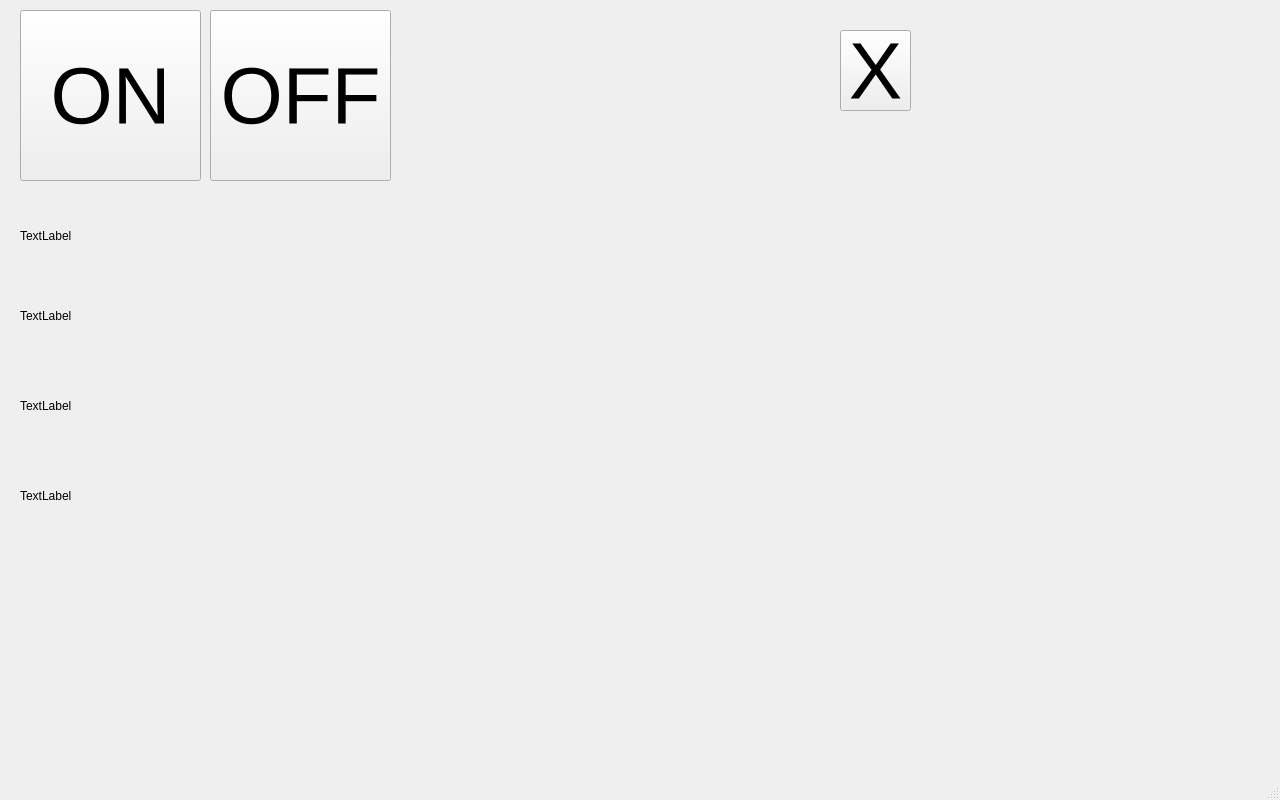
<?xml version="1.0" encoding="UTF-8"?>
<ui version="4.0">
 <class>MainWindow</class>
 <widget class="QMainWindow" name="MainWindow">
  <property name="geometry">
   <rect>
    <x>0</x>
    <y>0</y>
    <width>1280</width>
    <height>800</height>
   </rect>
  </property>
  <property name="windowTitle">
   <string>MainWindow</string>
  </property>
  <widget class="QWidget" name="centralwidget">
   <widget class="QPushButton" name="btnOn">
    <property name="geometry">
     <rect>
      <x>20</x>
      <y>10</y>
      <width>181</width>
      <height>171</height>
     </rect>
    </property>
    <property name="font">
     <font>
      <pointsize>60</pointsize>
     </font>
    </property>
    <property name="text">
     <string>ON</string>
    </property>
   </widget>
   <widget class="QPushButton" name="btnOff">
    <property name="geometry">
     <rect>
      <x>210</x>
      <y>10</y>
      <width>181</width>
      <height>171</height>
     </rect>
    </property>
    <property name="font">
     <font>
      <pointsize>60</pointsize>
     </font>
    </property>
    <property name="text">
     <string>OFF</string>
    </property>
   </widget>
   <widget class="QPushButton" name="btnExit">
    <property name="geometry">
     <rect>
      <x>840</x>
      <y>30</y>
      <width>71</width>
      <height>81</height>
     </rect>
    </property>
    <property name="font">
     <font>
      <pointsize>60</pointsize>
     </font>
    </property>
    <property name="text">
     <string>X</string>
    </property>
   </widget>
   <widget class="QLabel" name="label1">
    <property name="geometry">
     <rect>
      <x>20</x>
      <y>200</y>
      <width>631</width>
      <height>71</height>
     </rect>
    </property>
    <property name="text">
     <string>TextLabel</string>
    </property>
   </widget>
   <widget class="QLabel" name="label2">
    <property name="geometry">
     <rect>
      <x>20</x>
      <y>280</y>
      <width>631</width>
      <height>71</height>
     </rect>
    </property>
    <property name="text">
     <string>TextLabel</string>
    </property>
   </widget>
   <widget class="QLabel" name="label3">
    <property name="geometry">
     <rect>
      <x>20</x>
      <y>370</y>
      <width>631</width>
      <height>71</height>
     </rect>
    </property>
    <property name="text">
     <string>TextLabel</string>
    </property>
   </widget>
   <widget class="QLabel" name="label4">
    <property name="geometry">
     <rect>
      <x>20</x>
      <y>460</y>
      <width>631</width>
      <height>71</height>
     </rect>
    </property>
    <property name="text">
     <string>TextLabel</string>
    </property>
   </widget>
  </widget>
  <widget class="QMenuBar" name="menubar">
   <property name="geometry">
    <rect>
     <x>0</x>
     <y>0</y>
     <width>1280</width>
     <height>23</height>
    </rect>
   </property>
  </widget>
  <widget class="QStatusBar" name="statusbar"/>
 </widget>
 <resources/>
 <connections/>
</ui>
